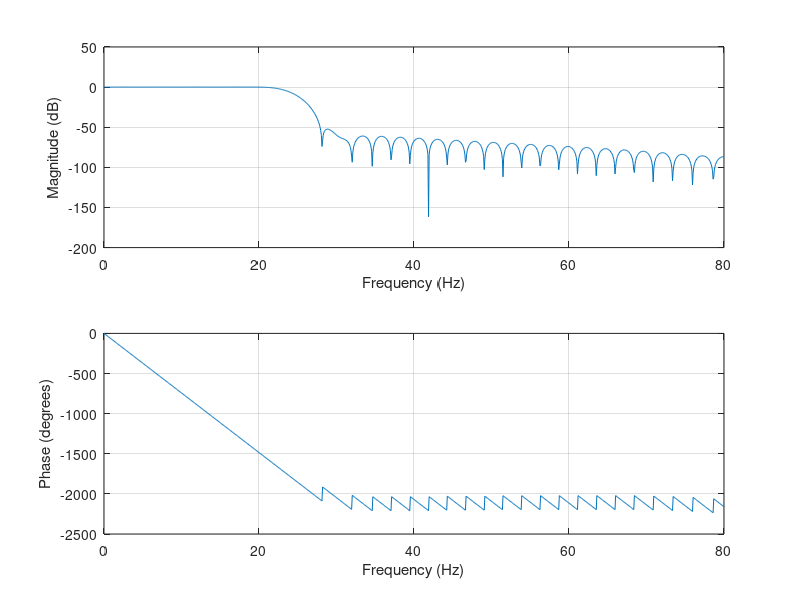

Write MATLAB code to recreate this figure.
clear;
close all;
clc;
% Generated by MATLAB(R) 9.14 and DSP System Toolbox 9.16.
% Generated on: 06-Nov-2023 20:13:58
% FIR Window Lowpass filter designed using the FIR1 function.
% Fpass = 20 KHz, Fstop = 28 KHz , Fsample = 160 KHz
% As = 50 db in stopband
% All frequency values are in kHz.
Fs = 160;  % Sampling Frequency

N    = 66;       % Order
Fc   = 24;       % Cutoff Frequency
flag = 'scale';  % Sampling Flag

% Create the window vector for the design algorithm.
win = hamming(N+1);

% Calculate the coefficients using the FIR1 function.
b  = fir1(N, Fc/(Fs/2), 'low', win, flag);

%% Finally , Apply the FIR Filter
% Design the ideal low-pass filter
% fir1 is designing FIR filter with the windowing method
% Plot the filter's frequency response
h_n  = fir1(N, Fc/(Fs/2), 'low', win, flag);
freqz(h_n, 1, 1024, Fs);

% Display the filter coefficients
disp("Filter Coefficients:");
disp(h_n);

Length = N + 1;

h_n_scaled = [1:Length];
% Convert from decimal to 16-bit fixed point binary format
for ii = 1:Length
    h_n_scaled(ii) = h_n(ii) * 2^15;
end
        
%% Capture the filter coefficient in a text file
% Open a file for writing
fileID = fopen('FIR_Coeff.txt', 'w');
h_n_scaled_hex = dec2hex(round(h_n_scaled),4);

% Write each value with a line separator
yy = cellstr(h_n_scaled_hex);
fprintf(fileID, '%s \n', yy{:});

% Close the file
fclose(fileID);

